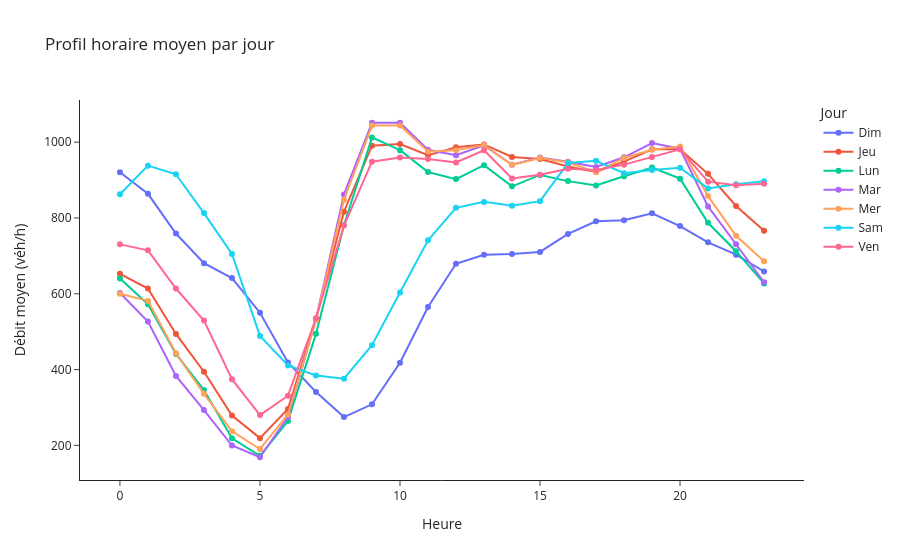

Write notebook code for a chart like this one.
### Code cell
profil = (df_axe
          .groupby(['jour_semaine','heure'], as_index=False)['Débit horaire']
          .mean())

fig = px.line(
    profil, x='heure', y='Débit horaire', color='jour_semaine',
    markers=True, title=f"Profil horaire moyen par jour",
    labels={'heure':'Heure','Débit horaire':'Débit moyen (véh/h)','jour_semaine':'Jour'}
)
fig.update_layout(template='simple_white')
fig.show()

### Figure 1 — Plotly figure (JSON) as saved in the notebook; plotly's stock layout.template omitted (floating-point values rounded to 4 significant figures)
{"data": [{"hovertemplate": "Jour=Dim<br>Heure=%{x}<br>Débit moyen (véh/h)=%{y}<extra></extra>", "legendgroup": "Dim", "line": {"color": "#636efa", "dash": "solid"}, "marker": {"symbol": "circle"}, "mode": "lines+markers", "name": "Dim", "orientation": "v", "showlegend": true, "type": "scatter", "x": [0, 1, 2, 3, 4, 5, 6, 7, 8, 9, 10, 11, 12, 13, 14, 15, 16, 17, 18, 19, 20, 21, 22, 23], "xaxis": "x", "y": [920.5, 863.7, 758.9, 680.7, 641.4, 550.0, 419.0, 340.9, 274.7, 308.4, 418.1, 564.9, 679.2, 702.8, 705.0, 710.4, 757.8, 791.2, 794.2, 812.2, 778.5, 735.7, 703.2, 658.8], "yaxis": "y"}, {"hovertemplate": "Jour=Jeu<br>Heure=%{x}<br>Débit moyen (véh/h)=%{y}<extra></extra>", "legendgroup": "Jeu", "line": {"color": "#EF553B", "dash": "solid"}, "marker": {"symbol": "circle"}, "mode": "lines+markers", "name": "Jeu", "orientation": "v", "showlegend": true, "type": "scatter", "x": [0, 1, 2, 3, 4, 5, 6, 7, 8, 9, 10, 11, 12, 13, 14, 15, 16, 17, 18, 19, 20, 21, 22, 23], "xaxis": "x", "y": [652.5, 613.8, 494.1, 394.3, 278.6, 219.1, 296.3, 534.2, 816.6, 990.8, 994.8, 965.6, 986.4, 994.0, 961.0, 955.3, 935.5, 921.3, 948.5, 981.3, 981.2, 916.4, 831.6, 766.0], "yaxis": "y"}, {"hovertemplate": "Jour=Lun<br>Heure=%{x}<br>Débit moyen (véh/h)=%{y}<extra></extra>", "legendgroup": "Lun", "line": {"color": "#00cc96", "dash": "solid"}, "marker": {"symbol": "circle"}, "mode": "lines+markers", "name": "Lun", "orientation": "v", "showlegend": true, "type": "scatter", "x": [0, 1, 2, 3, 4, 5, 6, 7, 8, 9, 10, 11, 12, 13, 14, 15, 16, 17, 18, 19, 20, 21, 22, 23], "xaxis": "x", "y": [640.4, 572.6, 441.2, 346.0, 218.8, 172.4, 264.1, 494.2, 780.9, 1012.0, 978.9, 921.3, 902.4, 939.4, 883.4, 913.5, 897.2, 885.8, 909.9, 933.0, 903.6, 787.3, 712.3, 627.2], "yaxis": "y"}, {"hovertemplate": "Jour=Mar<br>Heure=%{x}<br>Débit moyen (véh/h)=%{y}<extra></extra>", "legendgroup": "Mar", "line": {"color": "#ab63fa", "dash": "solid"}, "marker": {"symbol": "circle"}, "mode": "lines+markers", "name": "Mar", "orientation": "v", "showlegend": true, "type": "scatter", "x": [0, 1, 2, 3, 4, 5, 6, 7, 8, 9, 10, 11, 12, 13, 14, 15, 16, 17, 18, 19, 20, 21, 22, 23], "xaxis": "x", "y": [602.0, 526.7, 383.1, 293.1, 199.7, 168.7, 275.1, 532.9, 862.2, 1051.0, 1051.0, 979.7, 965.6, 991.7, 940.4, 959.6, 948.0, 934.5, 960.1, 997.6, 982.6, 830.5, 730.6, 630.5], "yaxis": "y"}, {"hovertemplate": "Jour=Mer<br>Heure=%{x}<br>Débit moyen (véh/h)=%{y}<extra></extra>", "legendgroup": "Mer", "line": {"color": "#FFA15A", "dash": "solid"}, "marker": {"symbol": "circle"}, "mode": "lines+markers", "name": "Mer", "orientation": "v", "showlegend": true, "type": "scatter", "x": [0, 1, 2, 3, 4, 5, 6, 7, 8, 9, 10, 11, 12, 13, 14, 15, 16, 17, 18, 19, 20, 21, 22, 23], "xaxis": "x", "y": [600.1, 581.2, 443.1, 335.9, 237.4, 190.4, 281.5, 530.1, 848.3, 1044.0, 1044.0, 975.2, 978.6, 992.6, 940.1, 958.0, 946.8, 920.6, 958.4, 980.2, 988.2, 857.6, 753.1, 685.8], "yaxis": "y"}, {"hovertemplate": "Jour=Sam<br>Heure=%{x}<br>Débit moyen (véh/h)=%{y}<extra></extra>", "legendgroup": "Sam", "line": {"color": "#19d3f3", "dash": "solid"}, "marker": {"symbol": "circle"}, "mode": "lines+markers", "name": "Sam", "orientation": "v", "showlegend": true, "type": "scatter", "x": [0, 1, 2, 3, 4, 5, 6, 7, 8, 9, 10, 11, 12, 13, 14, 15, 16, 17, 18, 19, 20, 21, 22, 23], "xaxis": "x", "y": [862.6, 938.0, 915.2, 812.8, 705.0, 488.9, 410.9, 384.6, 376.1, 464.2, 603.4, 741.1, 826.6, 842.4, 832.4, 844.3, 944.8, 950.9, 917.9, 926.7, 932.4, 877.9, 889.1, 896.6], "yaxis": "y"}, {"hovertemplate": "Jour=Ven<br>Heure=%{x}<br>Débit moyen (véh/h)=%{y}<extra></extra>", "legendgroup": "Ven", "line": {"color": "#FF6692", "dash": "solid"}, "marker": {"symbol": "circle"}, "mode": "lines+markers", "name": "Ven", "orientation": "v", "showlegend": true, "type": "scatter", "x": [0, 1, 2, 3, 4, 5, 6, 7, 8, 9, 10, 11, 12, 13, 14, 15, 16, 17, 18, 19, 20, 21, 22, 23], "xaxis": "x", "y": [730.3, 714.6, 613.8, 529.3, 374.8, 279.9, 331.0, 535.8, 779.8, 948.4, 959.6, 955.2, 946.4, 978.5, 904.0, 913.8, 929.6, 926.4, 940.7, 960.6, 981.2, 895.8, 886.2, 890.0], "yaxis": "y"}], "layout": {"legend": {"title": {"text": "Jour"}, "tracegroupgap": 0}, "title": {"text": "Profil horaire moyen par jour"}, "xaxis": {"anchor": "y", "domain": [0, 1], "title": {"text": "Heure"}}, "yaxis": {"anchor": "x", "domain": [0, 1], "title": {"text": "Débit moyen (véh/h)"}}}}
